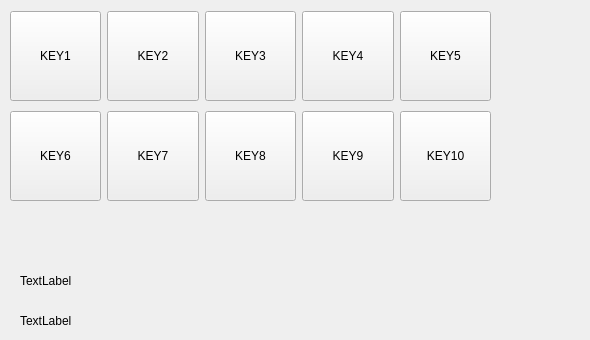
    <widget class="QWidget" name="tab_test">
     <attribute name="title">
      <string>Test</string>
     </attribute>
     <widget class="QWidget" name="layoutWidget">
      <property name="geometry">
       <rect>
        <x>10</x>
        <y>10</y>
        <width>481</width>
        <height>92</height>
       </rect>
      </property>
      <layout class="QHBoxLayout" name="horizontalLayout_9">
       <item>
        <widget class="QPushButton" name="btn_testkey1">
         <property name="minimumSize">
          <size>
           <width>90</width>
           <height>90</height>
          </size>
         </property>
         <property name="text">
          <string>KEY1</string>
         </property>
        </widget>
       </item>
       <item>
        <widget class="QPushButton" name="btn_testkey2">
         <property name="minimumSize">
          <size>
           <width>90</width>
           <height>90</height>
          </size>
         </property>
         <property name="text">
          <string>KEY2</string>
         </property>
        </widget>
       </item>
       <item>
        <widget class="QPushButton" name="btn_testkey3">
         <property name="minimumSize">
          <size>
           <width>90</width>
           <height>90</height>
          </size>
         </property>
         <property name="text">
          <string>KEY3</string>
         </property>
        </widget>
       </item>
       <item>
        <widget class="QPushButton" name="btn_testkey4">
         <property name="minimumSize">
          <size>
           <width>90</width>
           <height>90</height>
          </size>
         </property>
         <property name="text">
          <string>KEY4</string>
         </property>
        </widget>
       </item>
       <item>
        <widget class="QPushButton" name="btn_testkey5">
         <property name="minimumSize">
          <size>
           <width>90</width>
           <height>90</height>
          </size>
         </property>
         <property name="text">
          <string>KEY5</string>
         </property>
        </widget>
       </item>
      </layout>
     </widget>
     <widget class="QWidget" name="layoutWidget_7">
      <property name="geometry">
       <rect>
        <x>10</x>
        <y>110</y>
        <width>481</width>
        <height>92</height>
       </rect>
      </property>
      <layout class="QHBoxLayout" name="horizontalLayout_10">
       <item>
        <widget class="QPushButton" name="btn_testkey6">
         <property name="minimumSize">
          <size>
           <width>90</width>
           <height>90</height>
          </size>
         </property>
         <property name="text">
          <string>KEY6</string>
         </property>
        </widget>
       </item>
       <item>
        <widget class="QPushButton" name="btn_testkey7">
         <property name="minimumSize">
          <size>
           <width>90</width>
           <height>90</height>
          </size>
         </property>
         <property name="text">
          <string>KEY7</string>
         </property>
        </widget>
       </item>
       <item>
        <widget class="QPushButton" name="btn_testkey8">
         <property name="minimumSize">
          <size>
           <width>90</width>
           <height>90</height>
          </size>
         </property>
         <property name="text">
          <string>KEY8</string>
         </property>
        </widget>
       </item>
       <item>
        <widget class="QPushButton" name="btn_testkey9">
         <property name="minimumSize">
          <size>
           <width>90</width>
           <height>90</height>
          </size>
         </property>
         <property name="text">
          <string>KEY9</string>
         </property>
        </widget>
       </item>
       <item>
        <widget class="QPushButton" name="btn_testkey10">
         <property name="minimumSize">
          <size>
           <width>90</width>
           <height>90</height>
          </size>
         </property>
         <property name="text">
          <string>KEY10</string>
         </property>
        </widget>
       </item>
      </layout>
     </widget>
     <widget class="QLabel" name="tvkey_out">
      <property name="geometry">
       <rect>
        <x>20</x>
        <y>310</y>
        <width>561</width>
        <height>21</height>
       </rect>
      </property>
      <property name="text">
       <string>TextLabel</string>
      </property>
     </widget>
     <widget class="QLabel" name="tv_keyvalue">
      <property name="geometry">
       <rect>
        <x>20</x>
        <y>270</y>
        <width>561</width>
        <height>21</height>
       </rect>
      </property>
      <property name="text">
       <string>TextLabel</string>
      </property>
     </widget>
    </widget>
